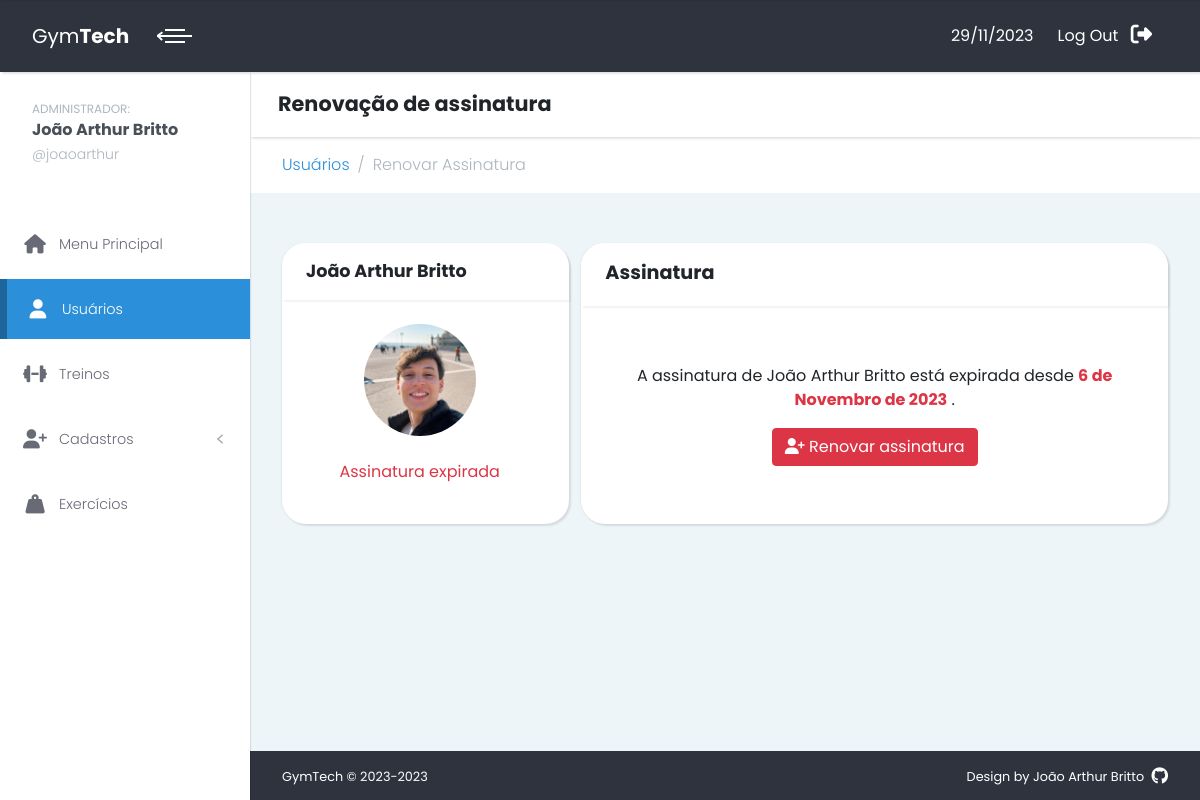
Page /usuarios/renovarAssinatura/16 (signed in) on the committed database.
### cadastro/models.py (models this page shows, shortened)
class Person(models.Model):
    matricula = models.AutoField('Matrícula', primary_key=True)
    name = models.CharField('Nome', max_length=100)
    email = models.EmailField('E-mail')
    cpf = models.CharField('CPF', max_length=14, unique=True)
    birthDate = models.DateField('Data de nascimento')
    phone = models.CharField('Telefone', max_length=15)
    whatsapp = models.BooleanField('Possui whatsapp?', default=True)
    profileImage = models.ImageField('Imagem de perfil', upload_to ="profileImages/", blank=True)

class Plan(models.Model):
    plan_choices = [
        ('Planos',
            (
                ('Mensal', 'Mensal'),
                ('Trimestral', 'Trimestral'),
                ('Semestral', 'Semestral'),
                ('Anual', 'Anual'),
            ),
        ),
    ]
    plan_person = models.OneToOneField(Person, on_delete=models.CASCADE, related_name="plan")
    plan_name = models.CharField('Nome do plano',choices=plan_choices,default=plan_choices[0][1][3] , max_length=10)
    signature_date = models.DateField('Data de assinatura', auto_now=True)
    expiration_date = models.DateField('Data de expiração')

### usuarios/views.py (the view, shortened to what this page needs)
# urls.py: path('renovarAssinatura/<int:usuario_id>', views.renovarAssinatura, name='renovar-assinatura'),
@login_required
def renovarAssinatura(request, usuario_id):
    person = Person.objects.get(pk=usuario_id)
    plan_formset = PlanFormSet(instance=person)
    context = {
        "person":person,
        "plan_formset":plan_formset
    }
    return render(request, 'renovarAssinatura.html', context=context)

### usuarios/templatetags/customTags.py (called while the page is built)
@register.filter(expects_localtime=True)
def is_past(value):
    if isinstance(value, datetime):
        value = value.date()
    return value < date.today()

@register.filter
def starts_with(value, prefix):
    return value.startswith(prefix)

### usuarios/templates/renovarAssinatura.html (shortened to what this page needs)
{% extends 'layout.html' %}
{% load static %}
{% load customTags %}
{% block subtitle %}Renovação de assinatura{% endblock %}
{% block breadcrumbs %}
<li class="breadcrumb-item"><a class="fw-light" href="{% url 'usuarios' %}">Usuários</a></li>
<li class="breadcrumb-item active fw-light" aria-current="page">Renovar Assinatura</li>
{% endblock %}
{% block content %}
<section class="workouts">
    <div class="container-fluid">
        <div class="row gy-4 align-items-stretch">
            <div class="col-md-4" id="perfil-detalhado">
                <div class="card mb-0">
                    <div class="card-header d-flex align-items-center">
                        <h3 class="h4 mb-0">{{person.name}}</h3>
                    </div>
                    <div class="card-body row text-center">
                        <div class="col-md-12 col-sm-6">
                            <img src="{% if person.profileImage %}{{person.profileImage.url}}{% else %}{% static 'img/profile-default.jpeg' %}{% endif %}" id="profileDefault" class="circular-image" alt="Profile image"/>
                        </div>
                        <div class="col-md-12 col-sm-5">
                            {% if person.plan.expiration_date|is_past %}
                            <p class="text-danger mt-4">Assinatura expirada</p>
                            {% else %}
                            <p class="text-success mt-3">Assinatura ativa</p>
                            <p class="text-gray-500">Válida até:
                                {{person.plan.expiration_date}}</p>
                            {% endif %}
                        </div>
                    </div>
                </div>
            </div>
            <div class="col-md-8" id="treino-completo">
                <div class="card mb-0 h-100">
                    <div
                        class="card-header d-flex align-items-center justify-content-between">
                        <h3 class="mb-1">Assinatura
                        </h3>
                    </div>
                    {% if person.plan.expiration_date|is_past %}
                    <div class="card-body d-flex align-items-center justify-content-center text-center">
                        <div>
                            <p>A assinatura de {{person.name}} está expirada desde <strong class="text-danger">{{person.plan.expiration_date}}</strong> . </p>
                            <button class="btn btn-danger" type="button"
                                data-bs-toggle="modal"
                                data-bs-target="#signature">
                                <i class="fa-solid fa-user-plus"></i>
                                Renovar assinatura
                            </button>
                        </div>
                    </div>
                    {% endif %}
                </div>
            </div>
        </div>
    </div>
</section>
{% endblock %}

### menu/templates/layout.html (shortened to what this page needs)
{% extends 'head_layout.html' %}
{% block main_layout %}
{% load static %}
{% load customTags %}
{% now "Y" as current_year %}
{% url 'menu-principal' as menu %}
{% url 'cadastro' as cadastro %}
{% url 'usuarios' as usuarios %}
{% url 'treinos' as treinos %}
{% url 'exercicios' as exerciciosUrl %}
{% now "d/m/Y" as current_date %}
  <div class="page">
    <header class="header z-index-50">
      <nav
        class="nav navbar py-3 px-0 shadow-sm text-white position-relative">
        <div class="container-fluid w-100">
          <div
            class="navbar-holder d-flex align-items-center justify-content-between w-100">
            <div class="navbar-header">
              <a
                class="navbar-brand d-none d-sm-inline-block"
                href="/">
                <div class="brand-text d-none d-lg-inline-block">
                  <span>Gym</span><strong>Tech</strong>
                </div>
              </a>
              <a
                class="ms-2 menu-btn active"
                id="toggle-btn"
                href="#"><span></span><span></span><span></span></a>
            </div>
            <ul
              class="nav-menu list-unstyled d-flex flex-md-row align-items-center">
              <li class="nav-item my-0 py-0">
                <p class="d-inline me-xl-2 mt-5">{{current_date}}</p>
              </li>
              <li class="nav-item">
                <a class="nav-link text-white" href="{% url 'logout' %}">
                  <span class="d-none d-sm-inline me-xl-2">Log Out</span>
                  <i class="fa-solid fa-right-from-bracket fa-lg"></i>
                </a>
              </li>
            </ul>
          </div>
        </div>
      </nav>
    </header>
    <div class="page-content d-flex align-items-stretch">
      <nav class="side-navbar z-index-40">
        <a href="{% url 'admin' %}" class>
          <div class="sidebar-header d-flex align-items-center py-4 px-3">
            <div class="ms-3 title">
              <small class="text-gray-500">ADMINISTRADOR:</small>
              <h5 class="mb-2 me-0 text-gray-700">
                {{user.first_name}} {{user.last_name}}
              </h5>
              <p class="text-sm text-gray-500 fw-light mb-0 lh-1">
                @{{user.username}}
              </p>
            </div>
          </div>
        </a>
        <ul class="list-unstyled py-4">
          <li
            class="sidebar-item {% if request.path == menu %} active {% endif %}">
            <a class="sidebar-link" href="{{menu}}">
              <i class="fa-solid fa-house fa-lg me-xl-2"></i>
              Menu Principal
            </a>
          </li>
          <li
            class="sidebar-item {% if request.path|starts_with:usuarios %}active{% endif %}">
            <a class="sidebar-link" href="{{usuarios}}">
              <i class="fa-solid fa-user fa-lg me-xl-2"></i>
              Usuários
            </a>
          </li>
          <li
            class="sidebar-item {% if request.path|starts_with:treinos %}active{% endif %}">
            <a class="sidebar-link" href="{{treinos}}">
              <i class="fa-solid fa-dumbbell fa-lg me-xl-2"></i>
              Treinos
            </a>
          </li>
          <li
            class="sidebar-item {% if request.path|starts_with:cadastro %}active{% endif %}">
            <a
              class="sidebar-link"
              href="#exampledropdownDropdown"
              data-bs-toggle="collapse">
              <i class="fa-solid fa-user-plus fa-lg me-xl-2"></i>
              Cadastros
            </a>
          </li>
          <li
            class="sidebar-item {% if request.path|starts_with:exerciciosUrl %}active{% endif %}">
            <a class="sidebar-link" href="{{exerciciosUrl}}">
              <i class="fa-solid fa-weight-hanging fa-lg me-xl-2"></i>
              Exercícios
            </a>
          </li>
        </ul>
      </nav>
      <div class="content-inner w-100">
        <header class="bg-white shadow-sm px-4 py-3 z-index-20">
          <div class="container-fluid px-0">
            <h2 class="mb-0 p-1">{% block subtitle %}{% endblock %}</h2>
          </div>
        </header>
        <div class="bg-white">
          <div class="container-fluid">
            <nav aria-label="breadcrumb">
              <ol class="breadcrumb mb-0 py-3">
                {% block breadcrumbs %} {% endblock %}
              </ol>
            </nav>
          </div>
        </div>
        {% include 'messages.html' %} {% block content %} {% endblock %}
        <footer
          class="position-absolute bottom-0 bg-darkBlue text-white text-center py-3 w-100 text-xs"
          id="footer">
          <div class="container-fluid">
            <div class="row gy-2">
              <div class="col-sm-6 text-sm-start">
                <p class="mb-0">GymTech © 2023-{{current_year}}</p>
              </div>
              <div class="col-sm-6 text-sm-end">
                <p class="mb-0">
                  Design by
                  <a
                    href="https://github.com/j0aoarthur"
                    class="text-white text-decoration-none">João Arthur Britto
                    <i class="ms-1 fa-brands fa-github fa-lg"></i>
                  </a>
                </p>
              </div>
            </div>
          </div>
        </footer>
      </div>
    </div>
  </div>
{% endblock %}

### staticfiles/css/custom.css (style rules this page uses)
.sidebar-item { margin: 5px 0; line-height: 0.8rem; }
.sidebar-link { font-weight: 600; color: #2b90d9; }
.sidebar-link i { margin: 0.8rem 0; width: 2rem; text-align: center; }
.circular-image { width: 7rem; height: 7rem; border-radius: 50%; object-fit: cover; }

### rows in the picture
Person: name "João Arthur Britto", profileImage (placeholder picture), plan.expiration_date "6 de Novembro de 2023"

### other values in the picture
{{ current_date }} "29/11/2023"
{{ user.first_name }} "João Arthur"
{{ user.last_name }} "Britto"
{{ user.username }} "joaoarthur"
{{ current_year }} "2023"
